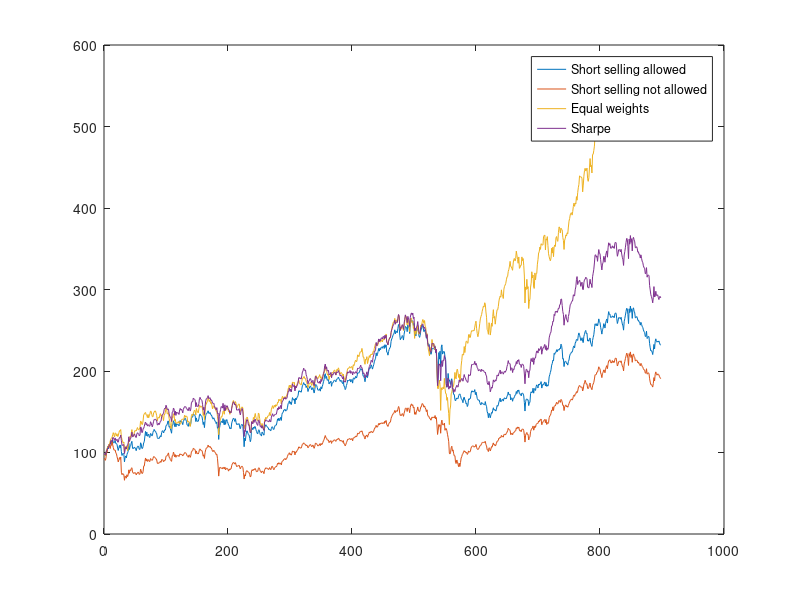
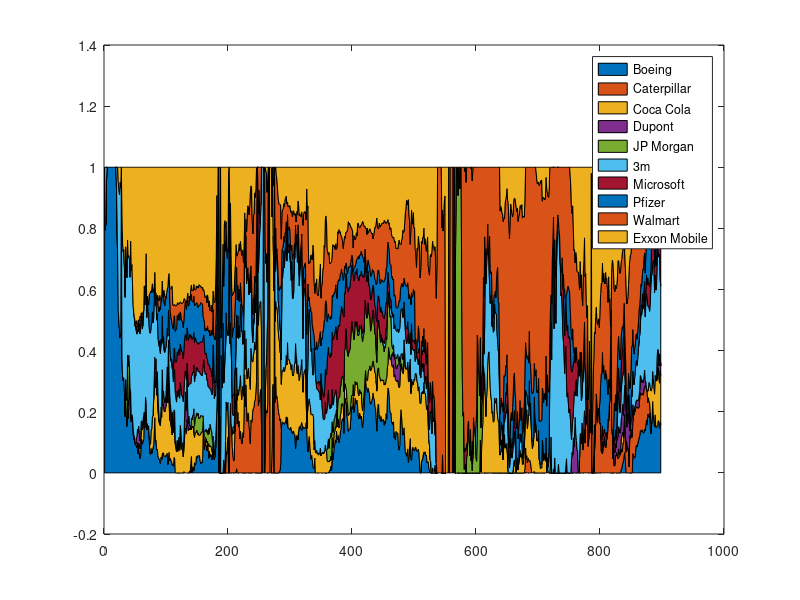

MATLAB code to generate these figures, in order:
%% 2
clc
load('MarketData9615');
stocks = MarketData(:,1:10);

% Returns
y = stocks(2:end, :)./stocks(1:(end-1), :);


V0SS = 100;
V0NSS = 100;
V0Equal = 100;
V0Sharpe = 100;
l = length(y);
weightsSS = zeros(10, l-101);
weightsNSS = zeros(10, l-101);
m0 = 1.0025;
portfolio = zeros(4, 898);
exitFlags = zeros(1, 898);
for t = 101:l
    
    column = t - 100;
    % Returns
    m = mean(y(t-100:t-1,:));

    % Portfolio covariance, variance, and volatility
    portfolioCov = cov(y(t-100:t-1,:));
    portfolioVariance = diag(portfolioCov);
    portfolioVolatility = sqrt(portfolioVariance);

    %Estimate parameters
    s = length(portfolioCov);
    I = ones(s,1);

    % For same dimensions as in notes
    m = m';

    A = I' / portfolioCov * I;
    B = I' / portfolioCov * m;
    C = m' / portfolioCov * m;
    D = A * C - B^2;
    
    % Short selling
    weightsSS(:, column) = ((A * m0 * V0SS - B * V0SS) / D) * (portfolioCov \ m) + ((C * V0SS - B * m0 * V0SS) / D) * (portfolioCov \ I);
    % NO short selling
    if min(m) > m0
        weightsNSS(:, column) = (m == min(m)).*V0NSS;
    elseif max(m) < m0
        weightsNSS(:, column) = (m == max(m)).*V0NSS;
    else
        weightsNSS(:, column) = quadprog(portfolioCov, [], [], [], [I';m'], [V0NSS;m0*V0NSS], zeros(s, 1));
    end
    
    weightsEqual = ones(1,10) * V0Equal / 10;
    weightsSharpe= V0Sharpe * (m' / portfolioCov) / ((I' / portfolioCov) * m);
    
    
    V0SS = sum(weightsSS(:, column)' .* y(t,  :));
    V0NSS = sum(weightsNSS(:, column)' .* y(t,  :));
    V0Equal = sum(weightsEqual .* y(t,  :));
    V0Sharpe = sum(weightsSharpe .* y(t,  :));
    
    portfolio(:,column) = [V0SS;V0NSS;V0Equal;V0Sharpe];
end


portfolio100 = portfolio(:, 1:100:end);

percentageWeights = weightsNSS./sum(weightsNSS);
figure
plot(portfolio');
legend('Short selling allowed', 'Short selling not allowed', 'Equal weights', 'Sharpe');

figure
area(percentageWeights')
legend('Boeing', 'Caterpillar', 'Coca Cola', 'Dupont', 'JP Morgan', '3m', 'Microsoft', 'Pfizer', 'Walmart', 'Exxon Mobile');

